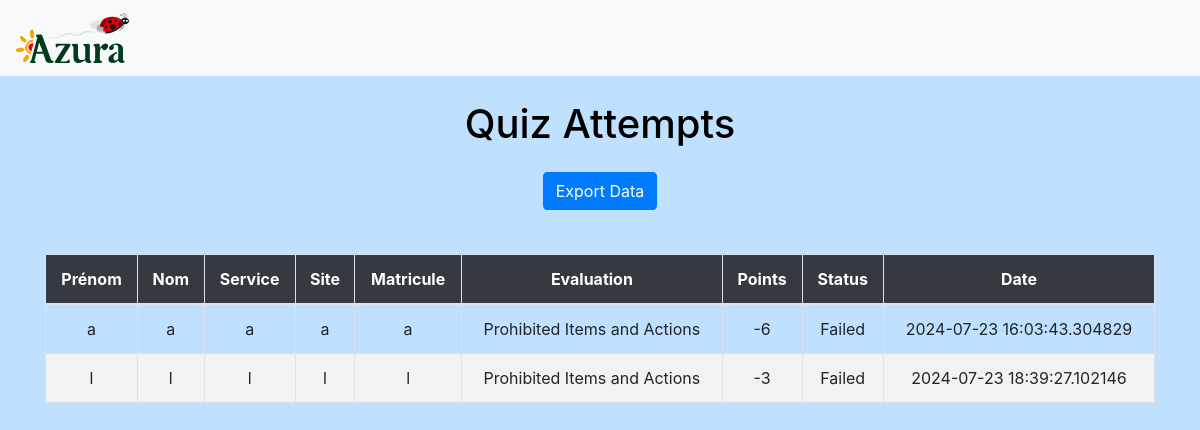
The page /admin/dashboard (signed in) on the database as committed earlier.
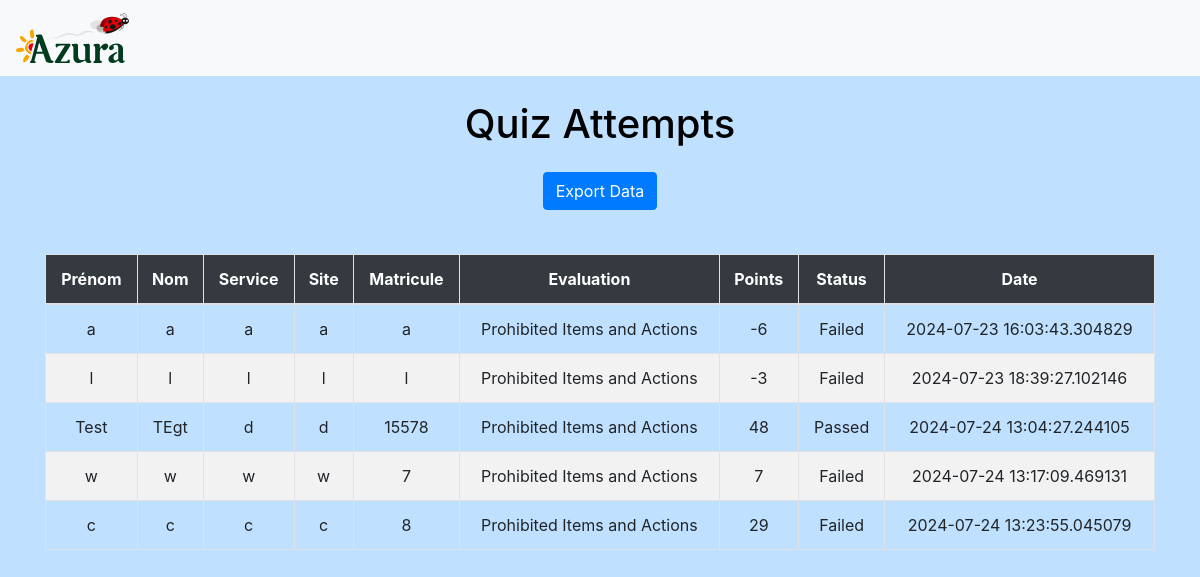
The same page on the database as committed later.
### models.py (models this page shows, shortened)
class Attempt(db.Model):
    __tablename__ = 'Attempts'
    id = db.Column(db.Integer, primary_key=True, autoincrement=True)
    user_id = db.Column(db.Integer, db.ForeignKey('Users.id'), nullable=False)
    quiz_id = db.Column(db.Integer, db.ForeignKey('Quizzes.id'), nullable=False)
    score = db.Column(db.Integer, nullable=False)
    status = db.Column(db.String, nullable=False)
    time = db.Column(db.DateTime, nullable=False)
    user = db.relationship('User', backref='attempts')
    quiz = db.relationship('Quiz', backref='attempts')

class Quiz(db.Model):
    __tablename__ = 'Quizzes'
    id = db.Column(db.Integer, primary_key=True)
    title = db.Column(db.String, nullable=False)
    language = db.Column(db.String, nullable=False)
    is_active = db.Column(db.Boolean, default=False)  # Add this field
    questions = db.relationship("Question", back_populates="quiz")

class User(db.Model, UserMixin):
    __tablename__ = 'Users'
    id = db.Column(db.Integer, primary_key=True, autoincrement=True)
    emp_id = db.Column(db.String, nullable=False)
    cin = db.Column(db.String, nullable=False)
    first_name = db.Column(db.String, nullable=False)
    last_name = db.Column(db.String, nullable=False)
    service = db.Column(db.String, nullable=False)
    site = db.Column(db.String, nullable=False)
    password = db.Column(db.String, nullable=False)

### admin.py (the view)
@admin_bp.route('/dashboard')
@login_required
def admin_dashboard():
    attempts = Attempt.query.join(User, Attempt.user_id == User.id).join(
        Quiz, Attempt.quiz_id == Quiz.id).add_columns(
        Attempt.id,
        Attempt.user_id,
        Attempt.quiz_id,
        Attempt.score,
        Attempt.status,
        Attempt.time,
        User.emp_id,
        User.cin,
        User.first_name,
        User.last_name,
        User.service,
        User.site,
        Quiz.title.label('quiz_title')
    ).all()
    print(f"Found {len(attempts)} attempts")  # Debug print
    for attempt in attempts:
        print(f"Attempt: User ID={attempt.user_id}, Quiz ID={attempt.quiz_id}, Quiz Title={attempt.quiz_title}, Score={attempt.score}, Status={attempt.status}, Time={attempt.time}, User Name={attempt.first_name} {attempt.last_name}, Employee ID={attempt.emp_id}")
    return render_template('admin_dashboard.html', attempts=attempts)

### app.py (called while the page is built)
@login_manager.user_loader
def load_user(user_id):
    if user_id.startswith('user_'):
        user_id = user_id.replace('user_', '')
        return User.query.get(int(user_id))
    elif user_id.startswith('admin_'):
        admin_id = user_id.replace('admin_', '')
        return Admin.query.get(int(admin_id))
    return None

@app.before_request
def set_default_language():
    if 'language' not in session:
        session['language'] = 'fr'

### templates/admin_dashboard.html (shortened to what this page needs)
<!DOCTYPE html>
<html lang="en">
  <head>
    <link
      href="https://stackpath.bootstrapcdn.com/bootstrap/4.5.2/css/bootstrap.min.css"
      rel="stylesheet"
    />
  </head>
  <body>
    <nav class="navbar navbar-expand-lg navbar-light bg-light">
      <a class="navbar-brand" href="#">
        <img
          src="{{ url_for('static', filename='logo-azura.svg') }}"
          alt="Logo"
        />
      </a>
    </nav>
    <div class="container mt-4">
      <h1 class="mb-4 text-center">Quiz Attempts</h1>
      <div class="text-center mb-4">
        <a
          href="{{ url_for('admin.export') }}"
          class="btn btn-primary btn-export"
          >Export Data</a
        >
      </div>
      <div class="table-responsive">
        <table class="table table-bordered table-hover">
          <thead>
            <tr>
              <th scope="col">Prénom</th>
              <th scope="col">Nom</th>
              <th scope="col">Service</th>
              <th scope="col">Site</th>
              <th scope="col">Matricule</th>
              <th scope="col">Evaluation</th>
              <th scope="col">Points</th>
              <th scope="col">Status</th>
              <th scope="col">Date</th>
            </tr>
          </thead>
          <tbody>
            {% for attempt in attempts %}
            <tr>
              <td>{{ attempt.first_name }}</td>
              <td>{{ attempt.last_name }}</td>
              <td>{{ attempt.service }}</td>
              <td>{{ attempt.site }}</td>
              <td>{{ attempt.emp_id }}</td>
              <td>{{ attempt.quiz_title }}</td>
              <td>{{ attempt.score }}</td>
              <td>{{ attempt.status }}</td>
              <td>{{ attempt.time }}</td>
            </tr>
            {% endfor %}
          </tbody>
        </table>
      </div>
    </div>
  </body>
</html>

### templates/admin_dashboard.html (style rules this page uses)
body { background-color: rgb(191, 224, 255); background-size: cover; background-attachment: fixed; background-position: center; color: #000000; }
.navbar-brand img { min-height: 50px; }
.container { margin-top: 20px; }
.table th, .table td { text-align: center; }
.table thead th { background-color: #343a40; color: #ffffff; }
.table tbody tr:nth-child(even) { background-color: #f2f2f2; }
.btn-export { margin-bottom: 20px; }

Rows that differ between the two databases and show on the page:
added Attempt: first_name "Test", last_name "TEgt", service "d", site "d", emp_id "15578", quiz_title "Prohibited Items and Actions", score "48", status "Passed", time "2024-07-24 13:04:27.244105"
added Attempt: first_name "w", last_name "w", service "w", site "w", emp_id "7", quiz_title "Prohibited Items and Actions", score "7", status "Failed", time "2024-07-24 13:17:09.469131"
added Attempt: first_name "c", last_name "c", service "c", site "c", emp_id "8", quiz_title "Prohibited Items and Actions", score "29", status "Failed", time "2024-07-24 13:23:55.045079"
